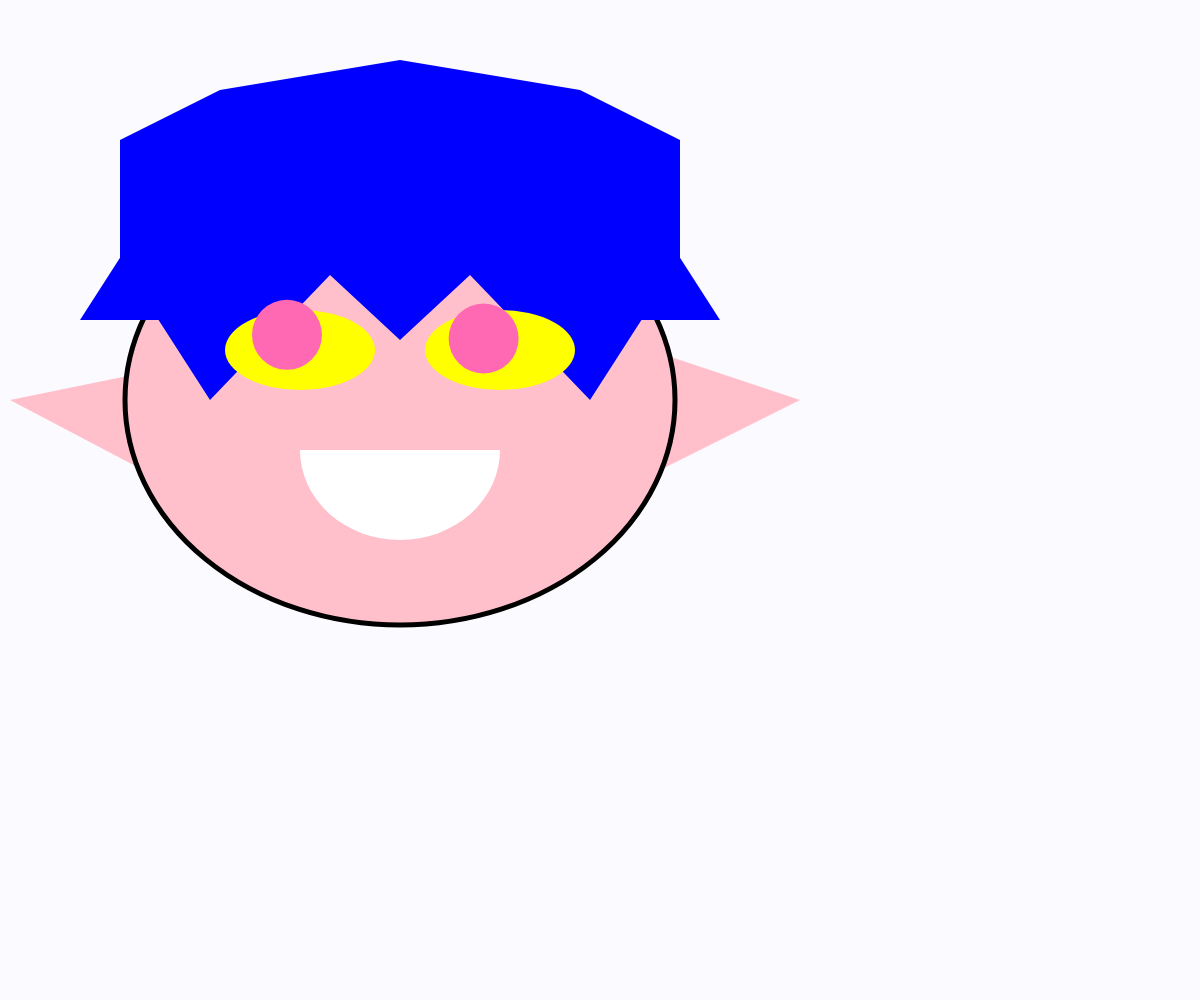
Frame 1 (no input)
Frame 60 (no input): identical to frame 1, image omitted
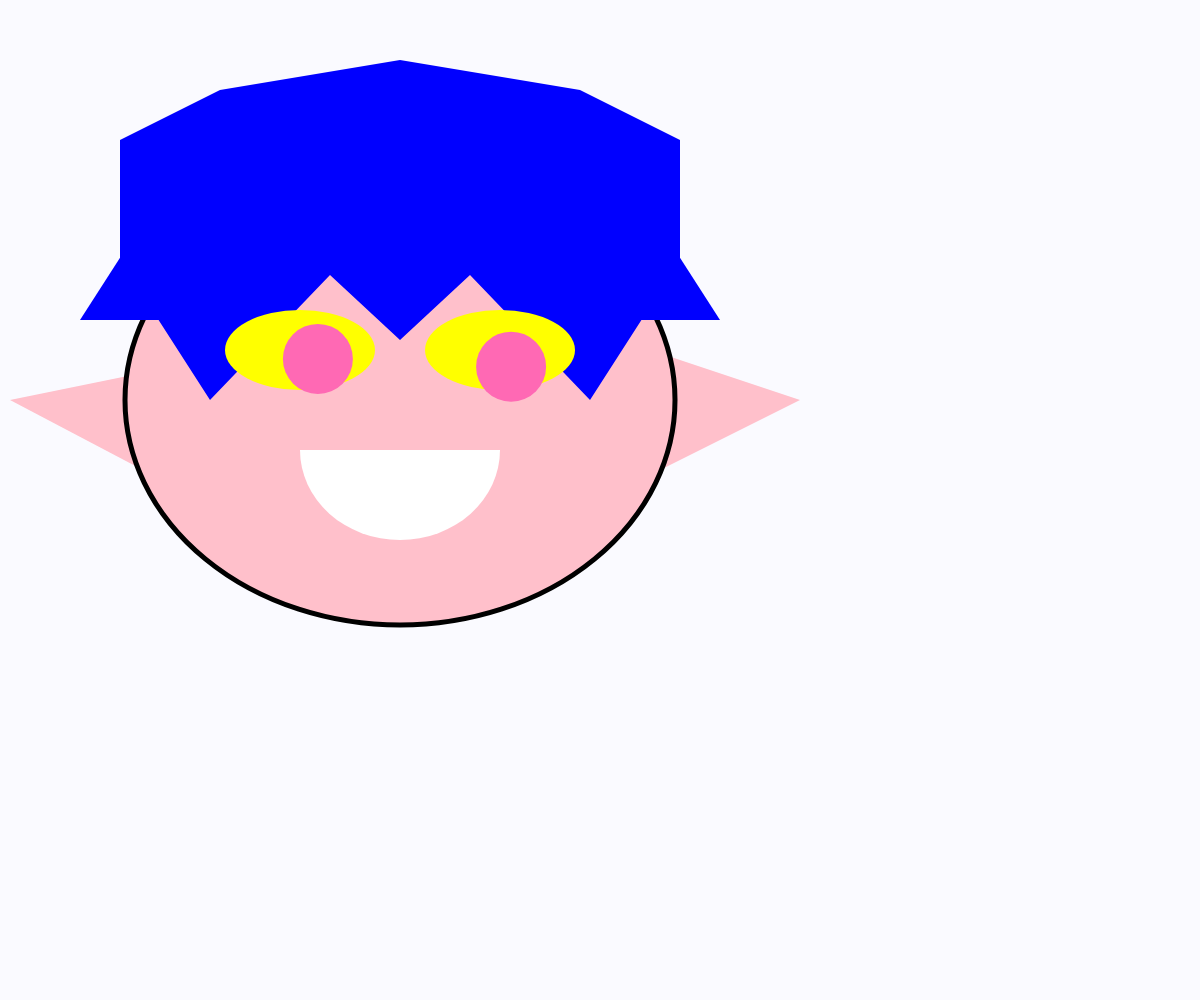
Frame 120 (the mouse pressed at the canvas centre since frame 60)

The p5.js sketch that drew these frames (run headless with seeded random() and noise() and a simulated clock; from frame 60 on, the mouse is pressed at the canvas centre):

// p5.js sketch
// ── sketch.js
function setup() {
  createCanvas(windowWidth, windowHeight);
}

function draw() {
  background(250, 250, 255);

  // 1) ELF EARS
  noStroke();
  fill(255, 192, 203);
  triangle(10, 400, 500, 300, 200, 500);
  triangle(800, 400, 500, 300, 600, 500);

  // 2) FACE
  fill(255, 192, 203);
  stroke(0);
  strokeWeight(5);
  ellipse(400, 400, 550, 450);

  noStroke();
  fill(0, 0, 255);
  beginShape();
    vertex(120, 140);
    vertex(220,  90);
    vertex(400,  60);
    vertex(580,  90);
    vertex(680, 140); 

    vertex(680, 260);
    vertex(590, 400);
    vertex(470, 275);
    vertex(400, 340);
    vertex(330, 275);
    vertex(210, 400);
    vertex(120, 260);
  endShape(CLOSE);


  fill(0, 0, 255);
  triangle(
    170, 180,
    80, 320,
    300, 320 );
  triangle(
    630, 180,
    720, 320,
    540, 320
  );

  let leftEyeX = 300;
  let rightEyeX = 500;
  let eyeY = 350;
  
  // White parts of the eyes
  fill(255, 255, 0);
  ellipse(leftEyeX, eyeY, 150, 80);
  ellipse(rightEyeX, eyeY, 150, 80);

  let maxPupilMove = 20;
  
  // For left eye
  let leftDx = mouseX - leftEyeX;
  let leftDy = mouseY - eyeY;
  let leftDist = sqrt(leftDx*leftDx + leftDy*leftDy);
  let leftPupilX = leftEyeX;
  let leftPupilY = eyeY;
  
  if (leftDist > 0) {
    leftPupilX += constrain(leftDx/leftDist * maxPupilMove, -maxPupilMove, maxPupilMove);
    leftPupilY += constrain(leftDy/leftDist * maxPupilMove, -maxPupilMove, maxPupilMove);
  }
  
  // For right eye
  let rightDx = mouseX - rightEyeX;
  let rightDy = mouseY - eyeY;
  let rightDist = sqrt(rightDx*rightDx + rightDy*rightDy);
  let rightPupilX = rightEyeX;
  let rightPupilY = eyeY;
  
  if (rightDist > 0) {
    rightPupilX += constrain(rightDx/rightDist * maxPupilMove, -maxPupilMove, maxPupilMove);
    rightPupilY += constrain(rightDy/rightDist * maxPupilMove, -maxPupilMove, maxPupilMove);
  }

  fill(255, 105, 180);
  circle(leftPupilX, leftPupilY, 70);
  circle(rightPupilX, rightPupilY, 70);

  fill(255);
  arc(400, 450, 200, 180, 0, PI, PIE);
}
